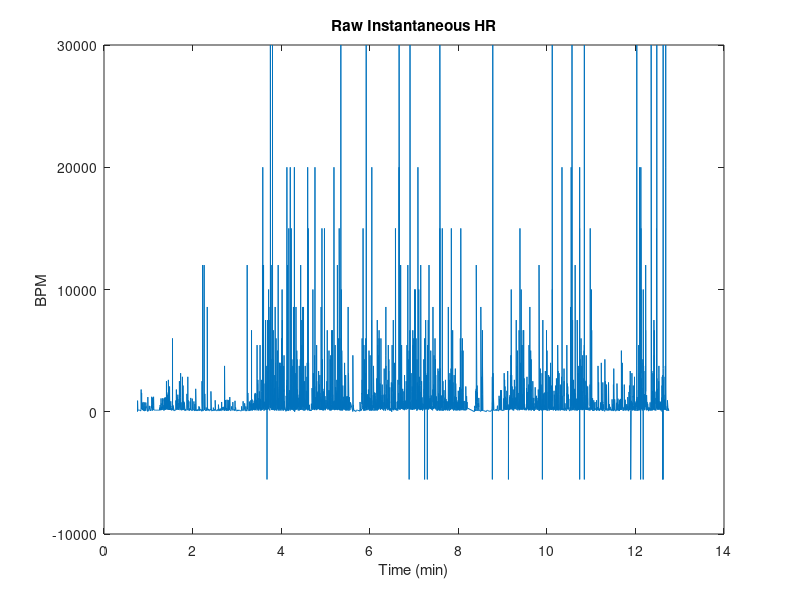
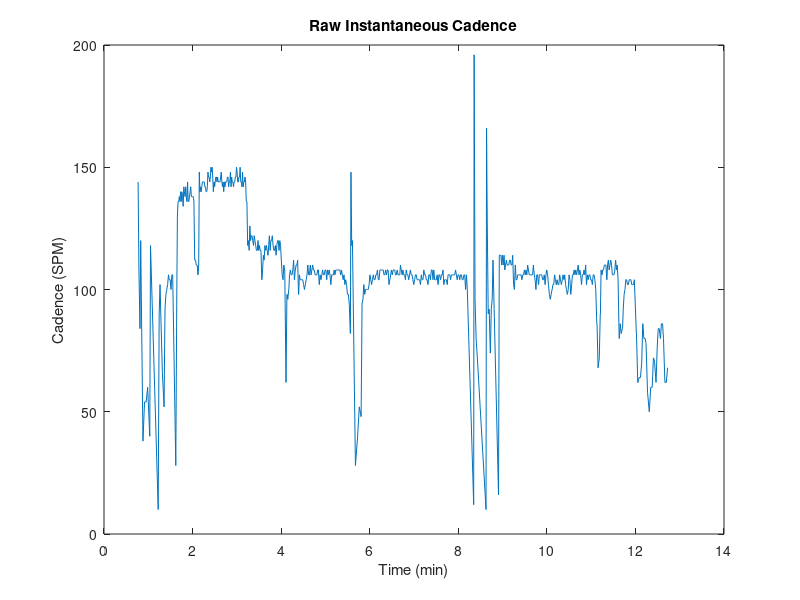
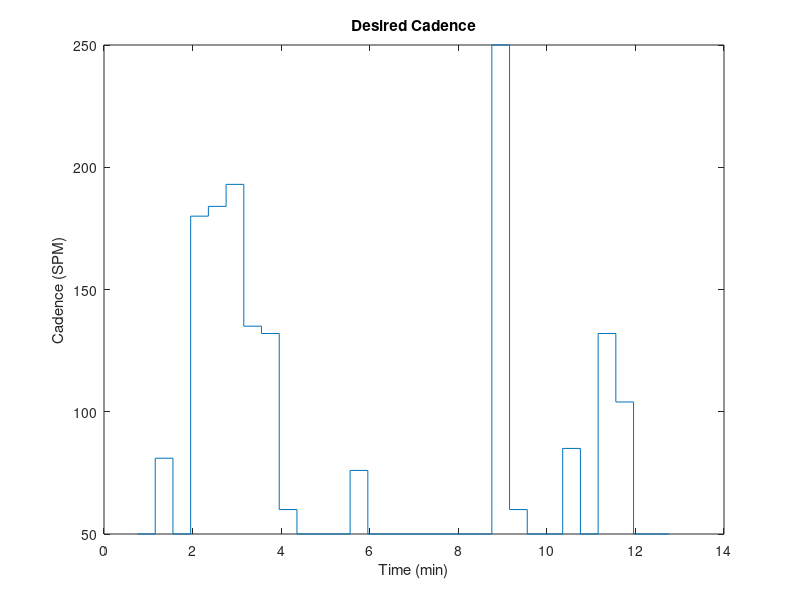
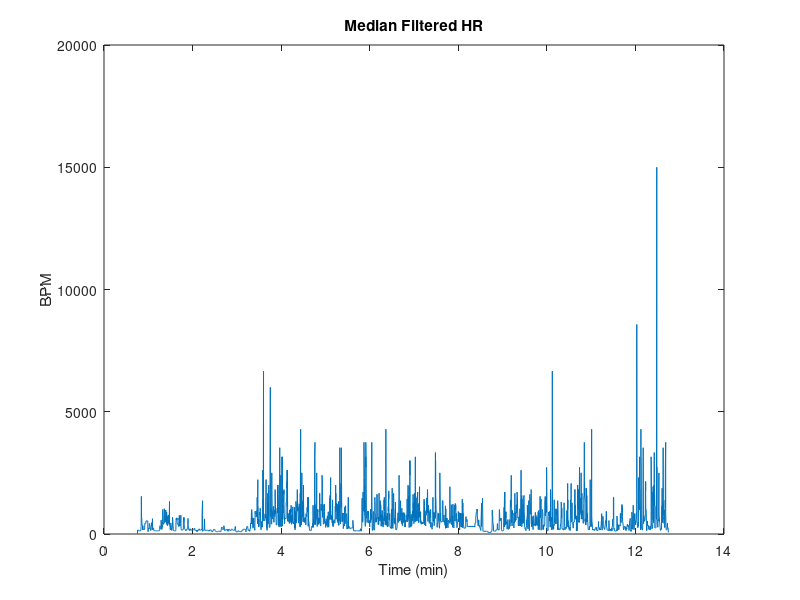

Write MATLAB code to recreate these figures, in order.
% Second TEST

%DIDNT WORK BC OF LOOSE POWER CONNECTION FOR HR

% done at the track, had a lot of difficulty
% thought it wasnt working well, really hard to hear the buzzer

load("T2.mat");
% desrired HR = 160
% length of workout = 12 mins
HR_exp = [160 160];
HR_exp_time = [T2_HR(2)/60000 T2_HR(end-2)/60000];

% everyhting worked, nothing got disconnected
% begin getting the data

% load in T1.mat which contains
% 1. T2_HR - inst. HR with time stamps
% 2. T2_SPM - inst. cadence with time stamps
% 3. T2_Cad - desired cadence
HR_time = T2_HR(2:2:end);
HR_time = HR_time / 60000; % converting to mins
HR = T2_HR(1:2:end); % is in bpm

SPM_time = T2_SPM(2:2:end);
SPM_time = SPM_time / 60000; % also converting to mins
SPM = T2_SPM(1:2:end); % is in steps per min (SPM)

CAD_time = T2_Cad(2:2:end);
CAD_time = CAD_time / 60000; % converting to mins
CAD = T2_Cad(1:2:end);

% now have HR, SPM, and desired CAD with corresponding times

% plotting raw heart rate
figure(1);
plot(HR_time, HR);
xlabel("Time (min)");
ylabel("BPM");
title("Raw Instantaneous HR");

% plotting raw SPM
figure(2);
plot(SPM_time, SPM);
xlabel("Time (min)");
ylabel("Cadence (SPM)");
title("Raw Instantaneous Cadence");

% plotting desired cadence
figure(3);
stairs(CAD_time, CAD);
xlabel("Time (min)");
ylabel("Cadence (SPM)");
title("Desired Cadence");

%% Filtering the inst. HR and SPM 
% Median filter HR with nbh of 5 values
HR_filt = medfilt1(HR, 5); 

% average filt SPM and median filt to see what is better
B = 1/5*ones(5,1);
SPM_filt_avg = filter(B,1,SPM);
SPM_filt_med = medfilt1(SPM, 5);

% plot the filtered hr and spm (compare which is better for SPM)

% plotting filtered heart rate
figure(4);
plot(HR_time, HR_filt);
xlabel("Time (min)");
ylabel("BPM");
title("Median Filtered HR");

% plotting both filtered SPM
figure(5);
plot(SPM_time, SPM_filt_avg);
xlabel("Time (min)");
ylabel("Cadence (SPM)");
title("Filtered SPM");
hold on;
plot(SPM_time, SPM_filt_med);
legend("AVG", "MED");

%% now it is time to compare desired hr and cadence with expected

% starting with cadence
figure(6);
plot(SPM_time, SPM_filt_avg);
xlabel("Time (min)");
ylabel("Cadence (SPM)");
title("Desired vs. Measured SPM (AVG FILT)");
hold on;
stairs(CAD_time, CAD);
legend("Measured", "Desired");
hold off;

figure(7);
plot(SPM_time, SPM_filt_med);
xlabel("Time (min)");
ylabel("Cadence (SPM)");
title("Desired vs. Measured SPM (MED FILT)");
hold on;
stairs(CAD_time, CAD);
legend("Measured", "Desired");
hold off;

figure(8);
plot(HR_time, HR_filt);
xlabel("Time (min)");
ylabel("BPM");
title("Median Filtered HR vs. Desired");
hold on;
stairs(HR_exp_time, HR_exp);
hold off;

%% now plotting hr vs cadence 
figure(9);
plot(SPM_time, SPM_filt_med);
xlabel("Time (min)");
ylabel("HR and Cadence");
title("HR & Cadence vs. Time");
hold on;
plot(HR_time, HR_filt);
legend("Cadence", "Heart Rate");
hold off;

figure(10);
plot(SPM_time, SPM_filt_med + 40);
xlabel("Time (min)");
ylabel("HR and Cadence");
title("TESTING HR to CAD Relationship");
hold on;
plot(HR_time, HR_filt);
legend("1*(Cadence+40)", "Heart Rate");
hold off;

figure(11);
SPM_shift = circshift(SPM_filt_med,50);
plot(SPM_time, SPM_shift + 40);
xlabel("Time (min)");
ylabel("HR and Cadence");
title("TESTING HR to CAD Relationship with Shifting");
hold on;
plot(HR_time, HR_filt);
legend("1*(Cadence+40) SHIFTED", "Heart Rate");
hold off;

%% last graph of everything together
figure(12);
plot(HR_time, HR_filt);
xlabel("Time (min)");
ylabel("HR and Cadence");
title("HR and SPM vs. Desired HR and SPM");
hold on;
stairs(HR_exp_time, HR_exp, "Color",[0.3010 0.7450 0.9330]); %teal
plot(SPM_time, SPM_filt_med);
stairs(CAD_time, CAD, 'Color',[0.4660 0.6740 0.1880]); %green
legend("HR","Desired HR", "SPM", "Desired CAD");
hold off;